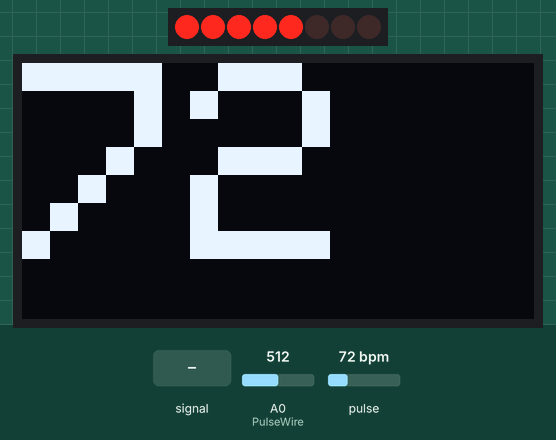
Simulated run of this sketch. Board: Arduino Uno, built with avr-gcc and run on an emulated ATmega328P. Parts: 8 shift-register outputs drawn as a row of LEDs (first output left, lit = HIGH), 128×64 one-colour display. Wiring (inferred from the names in the program): shift register (74HC595): data pin 11; shift clock pin 12; latch pin 8. Wiring (inferred from the signals the program sends): row of LEDs: on Q0, Q1, Q2, Q3, Q4, Q5, Q6, Q7. The test bench sets the inputs (shaded band); at power-on: A0 (PulseWire) = 512, pulse 72 bpm. What the sketch prints to the serial monitor is not drawn.

Above: at 3.2 s.
3.3 s: A0 (PulseWire) fed a 50 Hz sine of ±306 counts around its level
At 4.4 s:
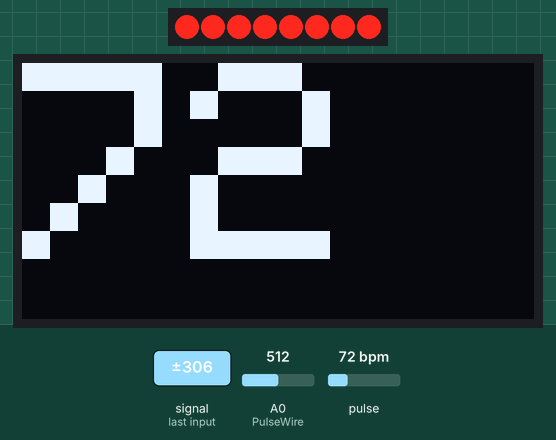
6.0 s: A0 (PulseWire) set to 122
At 7.3 s:
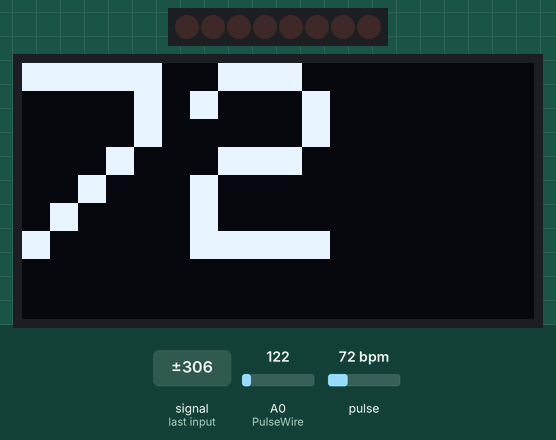
7.6 s: pulse set to 42 bpm
At 9.4 s:
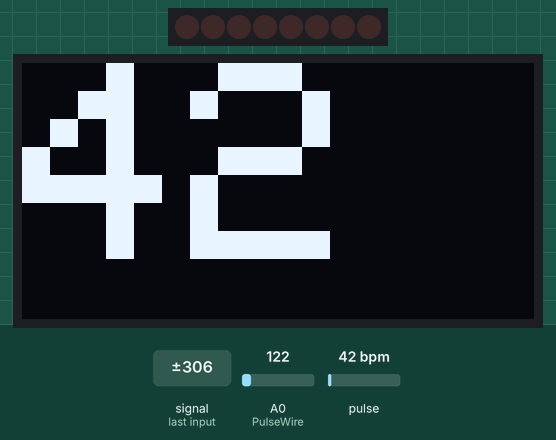
10.2 s: A0 (PulseWire) fed a 200 Hz sine of ±81 counts around its level
At 11.59 s:
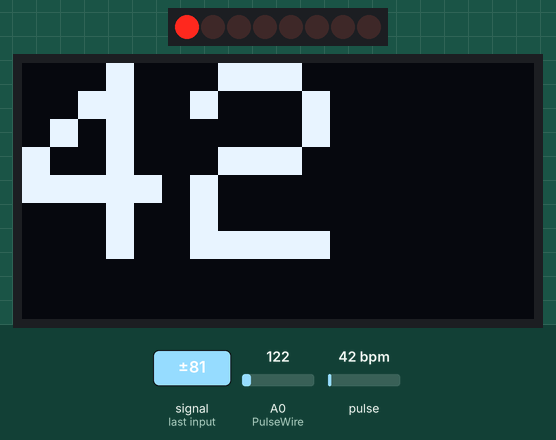
12.4 s: pulse set to 70 bpm
At 12.92 s:
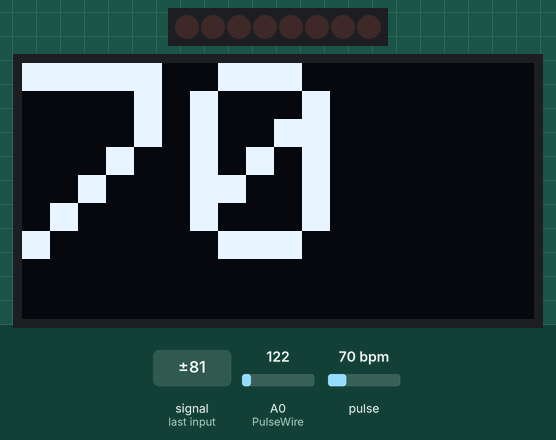
14.0 s: A0 (PulseWire) set to 235
At 15.1 s:
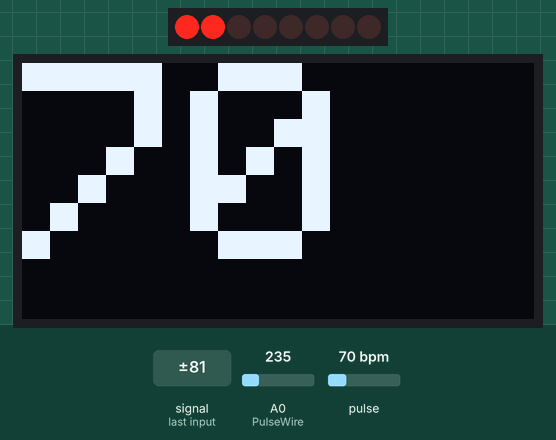
Timing chart, 0 to 16.6 s (numbered marks = the images above; inputs shaded):
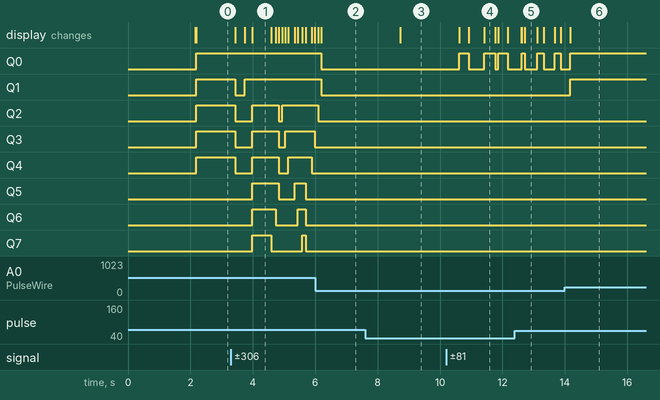

The sketch:

heartbeat.ino
```cpp
#define USE_ARDUINO_INTERRUPTS true    // lage interrupts op de arduino voor meer accurate data
#include <PulseSensorPlayground.h>     // include libraries
#include <Wire.h>
#include <Adafruit_GFX.h>
#include <Adafruit_SSD1306.h>
const int PulseWire = 0;
int Threshold = 550;

PulseSensorPlayground pulseSensor;

#define SCREEN_WIDTH 128 // size van de display
#define SCREEN_HEIGHT 64

// declare het scherm
Adafruit_SSD1306 display(SCREEN_WIDTH, SCREEN_HEIGHT, &Wire, -1);


//functie voor om ledjes aan te sturen
void writeLed(int a);

//Pin connected to ST_CP of 74HC595
int latchPin = 8;
//Pin connected to SH_CP of 74HC595
int clockPin = 12;
////Pin connected to DS of 74HC595
int dataPin = 11;
byte ledArray[10];


void setup() {
  Serial.begin(115200);

  if(!display.begin(SSD1306_SWITCHCAPVCC, 0x3C)) { // Adres voor 0x3D 128x64
    Serial.println(F("SSD1306 allocation failed"));
    for(;;);
  }
  delay(2000);
  display.clearDisplay(); //clear het display

  display.setTextSize(7); //zet de fontsize
  display.setTextColor(WHITE); //zet kleur


  pulseSensor.analogInput(PulseWire); //de pulse sensor

  pulseSensor.setThreshold(Threshold);
     if (pulseSensor.begin()) {
    Serial.println("We created a pulseSensor Object !");  //wanneer het scherm power krijgt
  }
  pinMode(latchPin, OUTPUT);
  pinMode(clockPin, OUTPUT);
  pinMode(dataPin, OUTPUT);

  ledArray[0] = 0xFF; //11111111
  ledArray[1] = 0xFE; //11111110
  ledArray[2] = 0xFC; //11111100
  ledArray[3] = 0xF8; //11111000
  ledArray[4] = 0xF0; //11110000
  ledArray[5] = 0xE0; //11100000
  ledArray[6] = 0xC0; //11000000
  ledArray[7] = 0x80; //10000000
  ledArray[8] = 0x00; //00000000
  ledArray[9] = 0xE0; //11100000

}

void loop() {
    int myBPM = pulseSensor.getBeatsPerMinute();
    int bloodSignal = analogRead(PulseWire);
    Serial.println(bloodSignal);

    delay(100);
    if(myBPM < 40){ //lees alleen als bpm over 40 is, dus niet als er niemand in zit
      display.setCursor(0, 0);
      display.clearDisplay();
      display.println("---");

      display.display();
      writeLed(ledArray[8]);
    }else{
          if (pulseSensor.sawStartOfBeat()) { //als pulse sensor bets vindt
          display.setCursor(0, 0); //begin te printen in het begin
          display.clearDisplay(); //clear de display
          display.println(myBPM); //print de bpm van je hartslag

          display.display();
          delay(20);

         }
         //calibratie voor de ledjes vergeleken met je bloed druk
         if (bloodSignal < 150){
         writeLed(ledArray[8]);  //1e 2 ledjes
         }
         if(bloodSignal > 150 && bloodSignal < 225){
         writeLed(ledArray[7]); //2e 2 ledjes
         }
         if(bloodSignal > 225 && bloodSignal < 300){
         writeLed(ledArray[6]); //3e 2 ledjes
         }
         if(bloodSignal > 300 && bloodSignal < 375){
         writeLed(ledArray[5]); //4e 2 ledjes
         }
         if(bloodSignal > 375 && bloodSignal < 450){
         writeLed(ledArray[4]);  //5e 2 ledjes
         }
         if(bloodSignal > 450 && bloodSignal < 525){
         writeLed(ledArray[3]); //6e ledjes
         }
         if(bloodSignal > 525 && bloodSignal < 600){
         writeLed(ledArray[2]); //7e ledjes
         }
         if(bloodSignal > 600 && bloodSignal < 675){
         writeLed(ledArray[1]); //8e ledjes
         }
         if(bloodSignal > 675){
         writeLed(ledArray[0]); //alle ledjes

         }

    }


}

    //functie om latch laag > stuur lampjes aan > latch hoog
    void writeLed(int a){
      digitalWrite(latchPin, LOW);
    shiftOut(dataPin, clockPin, LSBFIRST, a);
    digitalWrite(latchPin, HIGH);
    }
```

Measured:
- after the input at 3.3 s, Q1: HIGH → LOW after 0.13 s, → HIGH 0.30 s later; Q2: HIGH → LOW after 0.13 s, → HIGH 0.55 s later, → LOW 0.85 s later, → HIGH 0.10 s later
- after the input at 6.0 s, the display: first differs from a run without the input after 0.19 s (image 2)
- after the input at 7.6 s, the display: changes after 1.1 s (image 3)
- after the input at 10.2 s, Q0: goes HIGH 0.30 s, LOW 0.50 s, HIGH 0.35 s, LOW 0.10 s, HIGH 0.30 s, then LOW, starting after 0.41 s; the display: changes after 0.41 s (image 4)
- after the input at 12.4 s, the display: changes after 0.20 s (image 5)
- after the input at 14.0 s, the display: changes after 0.18 s (image 6)
- what the display in image 1 shows lasts 0.6 s, from 4.0 s to 4.6 s
